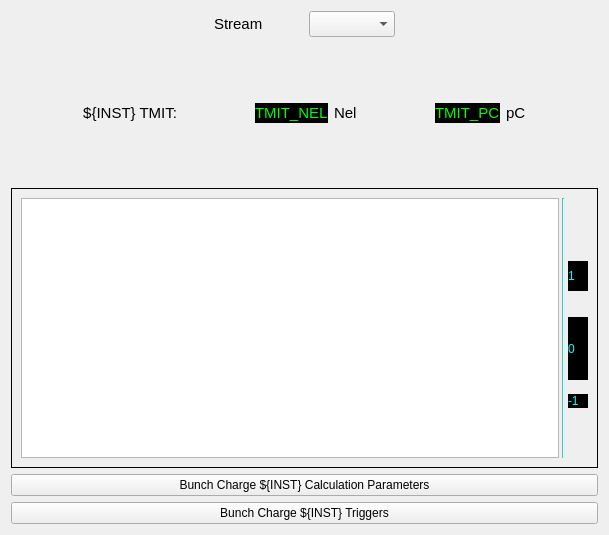
<?xml version="1.0" encoding="UTF-8"?>
<ui version="4.0">
 <class>Form</class>
 <widget class="QWidget" name="Form">
  <property name="geometry">
   <rect>
    <x>0</x>
    <y>0</y>
    <width>609</width>
    <height>535</height>
   </rect>
  </property>
  <property name="windowTitle">
   <string>Bunch Charge ${INST}</string>
  </property>
  <layout class="QVBoxLayout" name="verticalLayout_2" stretch="0,0,0,0,50,0,0">
   <item>
    <layout class="QHBoxLayout" name="horizontalLayout_2">
     <property name="spacing">
      <number>23</number>
     </property>
     <item>
      <spacer name="horizontalSpacer_3">
       <property name="orientation">
        <enum>Qt::Horizontal</enum>
       </property>
       <property name="sizeHint" stdset="0">
        <size>
         <width>40</width>
         <height>20</height>
        </size>
       </property>
      </spacer>
     </item>
     <item>
      <widget class="QLabel" name="label_7">
       <property name="maximumSize">
        <size>
         <width>60</width>
         <height>16777215</height>
        </size>
       </property>
       <property name="font">
        <font>
         <pointsize>11</pointsize>
        </font>
       </property>
       <property name="text">
        <string>Stream</string>
       </property>
      </widget>
     </item>
     <item>
      <widget class="PyDMByteIndicator" name="PyDMByteIndicator">
       <property name="maximumSize">
        <size>
         <width>35</width>
         <height>16777215</height>
        </size>
       </property>
       <property name="toolTip">
        <string/>
       </property>
       <property name="whatsThis">
        <string>
    Widget for graphical representation of bits from an integer number
    with support for Channels and more from PyDM

    Parameters
    ----------
    parent : QWidget
        The parent widget for the Label
    init_channel : str, optional
        The channel to be used by the widget.
    </string>
       </property>
       <property name="channel" stdset="0">
        <string>ca://TORO:${AREA}:${POS}:AutoRearmRBV</string>
       </property>
       <property name="onColor" stdset="0">
        <color>
         <red>0</red>
         <green>170</green>
         <blue>0</blue>
        </color>
       </property>
       <property name="showLabels" stdset="0">
        <bool>false</bool>
       </property>
       <property name="circles" stdset="0">
        <bool>false</bool>
       </property>
       <property name="labels" stdset="0">
        <stringlist>
         <string>off</string>
         <string>on</string>
        </stringlist>
       </property>
      </widget>
     </item>
     <item>
      <widget class="PyDMEnumComboBox" name="PyDMEnumComboBox">
       <property name="font">
        <font>
         <pointsize>11</pointsize>
        </font>
       </property>
       <property name="toolTip">
        <string/>
       </property>
       <property name="whatsThis">
        <string>
    A QComboBox with support for Channels and more from PyDM

    Parameters
    ----------
    parent : QWidget
        The parent widget for the Label
    init_channel : str, optional
        The channel to be used by the widget.

    Signals
    -------
    send_value_signal : int, float, str, bool or np.ndarray
        Emitted when the user changes the value.
    activated : int, str
        Emitted when the user chooses an item in the combobox.
    currentIndexChanged : int, str
        Emitted when the index is changed in the combobox.
    highlighted : int, str
        Emitted when an item in the combobox popup list is highlighted
        by the user.
    </string>
       </property>
       <property name="channel" stdset="0">
        <string>ca://TORO:${AREA}:${POS}:ACCESS</string>
       </property>
      </widget>
     </item>
     <item>
      <spacer name="horizontalSpacer_4">
       <property name="orientation">
        <enum>Qt::Horizontal</enum>
       </property>
       <property name="sizeHint" stdset="0">
        <size>
         <width>40</width>
         <height>20</height>
        </size>
       </property>
      </spacer>
     </item>
    </layout>
   </item>
   <item>
    <spacer name="verticalSpacer_2">
     <property name="orientation">
      <enum>Qt::Vertical</enum>
     </property>
     <property name="sizeHint" stdset="0">
      <size>
       <width>20</width>
       <height>40</height>
      </size>
     </property>
    </spacer>
   </item>
   <item>
    <layout class="QHBoxLayout" name="horizontalLayout">
     <item>
      <spacer name="horizontalSpacer">
       <property name="orientation">
        <enum>Qt::Horizontal</enum>
       </property>
       <property name="sizeHint" stdset="0">
        <size>
         <width>40</width>
         <height>20</height>
        </size>
       </property>
      </spacer>
     </item>
     <item>
      <widget class="QLabel" name="label">
       <property name="font">
        <font>
         <pointsize>11</pointsize>
        </font>
       </property>
       <property name="text">
        <string>${INST} TMIT:</string>
       </property>
       <property name="alignment">
        <set>Qt::AlignRight|Qt::AlignTrailing|Qt::AlignVCenter</set>
       </property>
      </widget>
     </item>
     <item>
      <spacer name="horizontalSpacer_6">
       <property name="orientation">
        <enum>Qt::Horizontal</enum>
       </property>
       <property name="sizeHint" stdset="0">
        <size>
         <width>40</width>
         <height>20</height>
        </size>
       </property>
      </spacer>
     </item>
     <item>
      <widget class="PyDMLabel" name="tmit_nel_lbl">
       <property name="font">
        <font>
         <pointsize>11</pointsize>
        </font>
       </property>
       <property name="toolTip">
        <string/>
       </property>
       <property name="whatsThis">
        <string/>
       </property>
       <property name="styleSheet">
        <string notr="true">background-color: rgb(0, 0, 0);
font: 11pt &quot;Sans Serif&quot;;
color: rgb(0, 255, 0);
border-color: rgb(0, 255, 0);</string>
       </property>
       <property name="text">
        <string>TMIT_NEL</string>
       </property>
       <property name="precision" stdset="0">
        <number>3</number>
       </property>
       <property name="precisionFromPV" stdset="0">
        <bool>false</bool>
       </property>
       <property name="channel" stdset="0">
        <string>ca://TORO:${AREA}:${POS}:${CHAN}:TMIT_NEL</string>
       </property>
       <property name="displayFormat" stdset="0">
        <enum>PyDMLabel::Exponential</enum>
       </property>
      </widget>
     </item>
     <item>
      <widget class="QLabel" name="label_2">
       <property name="font">
        <font>
         <pointsize>11</pointsize>
        </font>
       </property>
       <property name="text">
        <string>Nel</string>
       </property>
      </widget>
     </item>
     <item>
      <spacer name="horizontalSpacer_5">
       <property name="orientation">
        <enum>Qt::Horizontal</enum>
       </property>
       <property name="sizeHint" stdset="0">
        <size>
         <width>40</width>
         <height>20</height>
        </size>
       </property>
      </spacer>
     </item>
     <item>
      <widget class="PyDMLabel" name="tmit_pc_lbl">
       <property name="font">
        <font>
         <pointsize>11</pointsize>
        </font>
       </property>
       <property name="toolTip">
        <string/>
       </property>
       <property name="whatsThis">
        <string/>
       </property>
       <property name="styleSheet">
        <string notr="true">background-color: rgb(0, 0, 0);
font: 11pt &quot;Sans Serif&quot;;
color: rgb(0, 255, 0);
border-color: rgb(0, 255, 0);</string>
       </property>
       <property name="text">
        <string>TMIT_PC</string>
       </property>
       <property name="precision" stdset="0">
        <number>3</number>
       </property>
       <property name="precisionFromPV" stdset="0">
        <bool>false</bool>
       </property>
       <property name="channel" stdset="0">
        <string>ca://TORO:${AREA}:${POS}:${CHAN}:TMIT_PC</string>
       </property>
       <property name="displayFormat" stdset="0">
        <enum>PyDMLabel::Default</enum>
       </property>
      </widget>
     </item>
     <item>
      <widget class="QLabel" name="label_4">
       <property name="font">
        <font>
         <pointsize>11</pointsize>
        </font>
       </property>
       <property name="text">
        <string>pC</string>
       </property>
      </widget>
     </item>
     <item>
      <spacer name="horizontalSpacer_2">
       <property name="orientation">
        <enum>Qt::Horizontal</enum>
       </property>
       <property name="sizeHint" stdset="0">
        <size>
         <width>40</width>
         <height>20</height>
        </size>
       </property>
      </spacer>
     </item>
    </layout>
   </item>
   <item>
    <spacer name="verticalSpacer">
     <property name="orientation">
      <enum>Qt::Vertical</enum>
     </property>
     <property name="sizeHint" stdset="0">
      <size>
       <width>20</width>
       <height>40</height>
      </size>
     </property>
    </spacer>
   </item>
   <item>
    <layout class="QVBoxLayout" name="verticalLayout" stretch="0">
     <item>
      <widget class="QFrame" name="frame_19">
       <property name="sizePolicy">
        <sizepolicy hsizetype="Expanding" vsizetype="Expanding">
         <horstretch>0</horstretch>
         <verstretch>0</verstretch>
        </sizepolicy>
       </property>
       <property name="maximumSize">
        <size>
         <width>16777215</width>
         <height>280</height>
        </size>
       </property>
       <property name="palette">
        <palette>
         <active>
          <colorrole role="Button">
           <brush brushstyle="SolidPattern">
            <color alpha="255">
             <red>0</red>
             <green>0</green>
             <blue>0</blue>
            </color>
           </brush>
          </colorrole>
          <colorrole role="Base">
           <brush brushstyle="SolidPattern">
            <color alpha="255">
             <red>0</red>
             <green>0</green>
             <blue>0</blue>
            </color>
           </brush>
          </colorrole>
          <colorrole role="Window">
           <brush brushstyle="SolidPattern">
            <color alpha="255">
             <red>0</red>
             <green>0</green>
             <blue>0</blue>
            </color>
           </brush>
          </colorrole>
         </active>
         <inactive>
          <colorrole role="Button">
           <brush brushstyle="SolidPattern">
            <color alpha="255">
             <red>0</red>
             <green>0</green>
             <blue>0</blue>
            </color>
           </brush>
          </colorrole>
          <colorrole role="Base">
           <brush brushstyle="SolidPattern">
            <color alpha="255">
             <red>0</red>
             <green>0</green>
             <blue>0</blue>
            </color>
           </brush>
          </colorrole>
          <colorrole role="Window">
           <brush brushstyle="SolidPattern">
            <color alpha="255">
             <red>0</red>
             <green>0</green>
             <blue>0</blue>
            </color>
           </brush>
          </colorrole>
         </inactive>
         <disabled>
          <colorrole role="Button">
           <brush brushstyle="SolidPattern">
            <color alpha="255">
             <red>0</red>
             <green>0</green>
             <blue>0</blue>
            </color>
           </brush>
          </colorrole>
          <colorrole role="Base">
           <brush brushstyle="SolidPattern">
            <color alpha="255">
             <red>0</red>
             <green>0</green>
             <blue>0</blue>
            </color>
           </brush>
          </colorrole>
          <colorrole role="Window">
           <brush brushstyle="SolidPattern">
            <color alpha="255">
             <red>0</red>
             <green>0</green>
             <blue>0</blue>
            </color>
           </brush>
          </colorrole>
         </disabled>
        </palette>
       </property>
       <property name="autoFillBackground">
        <bool>false</bool>
       </property>
       <property name="styleSheet">
        <string notr="true">QFrame .frame_19 {
    background-color: rgb(0, 0, 0);
}</string>
       </property>
       <property name="frameShape">
        <enum>QFrame::StyledPanel</enum>
       </property>
       <property name="frameShadow">
        <enum>QFrame::Raised</enum>
       </property>
       <layout class="QHBoxLayout" name="horizontalLayout_11">
        <item>
         <layout class="QHBoxLayout" name="horizontalLayout_8">
          <property name="spacing">
           <number>3</number>
          </property>
          <item>
           <widget class="PyDMWaveformPlot" name="wfpRawPlusWeight">
            <property name="toolTip">
             <string/>
            </property>
            <property name="whatsThis">
             <string>
    PyDMWaveformPlot is a widget to plot one or more waveforms.

    Each curve can plot either a Y-axis waveform vs. its indices,
    or a Y-axis waveform against an X-axis waveform.

    Parameters
    ----------
    parent : optional
        The parent of this widget.
    init_x_channels: optional
        init_x_channels can be a string with the address for a channel,
        or a list of strings, each containing an address for a channel.
        If not specified, y-axis waveforms will be plotted against their
        indices. If a list is specified for both init_x_channels and
        init_y_channels, they both must have the same length.
        If a single x channel was specified, and a list of y channels are
        specified, all y channels will be plotted against the same x channel.
    init_y_channels: optional
        init_y_channels can be a string with the address for a channel,
        or a list of strings, each containing an address for a channel.
        If a list is specified for both init_x_channels and init_y_channels,
        they both must have the same length.
        If a single x channel was specified, and a list of y channels are
        specified, all y channels will be plotted against the same x channel.
    background: optional
        The background color for the plot.  Accepts any arguments that
        pyqtgraph.mkColor will accept.
    </string>
            </property>
            <property name="title" stdset="0">
             <string>${INST} Raw + Weight Function</string>
            </property>
            <property name="curves">
             <stringlist>
              <string>{&quot;y_channel&quot;: &quot;ca://TORO:${AREA}:${POS}:RWF_U16.VALA&quot;, &quot;x_channel&quot;: &quot;ca://TORO:${AREA}:${POS}:SAMP_TIME.VALA&quot;, &quot;name&quot;: &quot;${INST} Raw Waveform&quot;, &quot;color&quot;: &quot;white&quot;, &quot;lineStyle&quot;: 1, &quot;lineWidth&quot;: 1, &quot;symbol&quot;: null, &quot;symbolSize&quot;: 10, &quot;redraw_mode&quot;: 2}</string>
              <string>{&quot;y_channel&quot;: &quot;ca://TORO:${AREA}:${POS}:SCL_VWF.AVAL&quot;, &quot;x_channel&quot;: &quot;ca://TORO:${AREA}:${POS}:SAMP_TIME.VALA&quot;, &quot;name&quot;: &quot;${INST}A Weight Function&quot;, &quot;color&quot;: &quot;cyan&quot;, &quot;lineStyle&quot;: 2, &quot;lineWidth&quot;: 1, &quot;symbol&quot;: null, &quot;symbolSize&quot;: 10, &quot;redraw_mode&quot;: 2}</string>
             </stringlist>
            </property>
            <property name="autoRangeX">
             <bool>false</bool>
            </property>
            <property name="maxXRange">
             <double>1458.000000000000000</double>
            </property>
           </widget>
          </item>
          <item>
           <widget class="Line" name="line_2">
            <property name="palette">
             <palette>
              <active>
               <colorrole role="Button">
                <brush brushstyle="SolidPattern">
                 <color alpha="255">
                  <red>180</red>
                  <green>255</green>
                  <blue>255</blue>
                 </color>
                </brush>
               </colorrole>
               <colorrole role="Base">
                <brush brushstyle="SolidPattern">
                 <color alpha="255">
                  <red>180</red>
                  <green>255</green>
                  <blue>255</blue>
                 </color>
                </brush>
               </colorrole>
               <colorrole role="Window">
                <brush brushstyle="SolidPattern">
                 <color alpha="255">
                  <red>180</red>
                  <green>255</green>
                  <blue>255</blue>
                 </color>
                </brush>
               </colorrole>
              </active>
              <inactive>
               <colorrole role="Button">
                <brush brushstyle="SolidPattern">
                 <color alpha="255">
                  <red>180</red>
                  <green>255</green>
                  <blue>255</blue>
                 </color>
                </brush>
               </colorrole>
               <colorrole role="Base">
                <brush brushstyle="SolidPattern">
                 <color alpha="255">
                  <red>180</red>
                  <green>255</green>
                  <blue>255</blue>
                 </color>
                </brush>
               </colorrole>
               <colorrole role="Window">
                <brush brushstyle="SolidPattern">
                 <color alpha="255">
                  <red>180</red>
                  <green>255</green>
                  <blue>255</blue>
                 </color>
                </brush>
               </colorrole>
              </inactive>
              <disabled>
               <colorrole role="Button">
                <brush brushstyle="SolidPattern">
                 <color alpha="255">
                  <red>180</red>
                  <green>255</green>
                  <blue>255</blue>
                 </color>
                </brush>
               </colorrole>
               <colorrole role="Base">
                <brush brushstyle="SolidPattern">
                 <color alpha="255">
                  <red>180</red>
                  <green>255</green>
                  <blue>255</blue>
                 </color>
                </brush>
               </colorrole>
               <colorrole role="Window">
                <brush brushstyle="SolidPattern">
                 <color alpha="255">
                  <red>180</red>
                  <green>255</green>
                  <blue>255</blue>
                 </color>
                </brush>
               </colorrole>
              </disabled>
             </palette>
            </property>
            <property name="styleSheet">
             <string notr="true">background-color: rgb(180, 255, 255);</string>
            </property>
            <property name="lineWidth">
             <number>1</number>
            </property>
            <property name="orientation">
             <enum>Qt::Vertical</enum>
            </property>
           </widget>
          </item>
          <item>
           <layout class="QVBoxLayout" name="verticalLayout_5">
            <property name="spacing">
             <number>0</number>
            </property>
            <item>
             <spacer name="verticalSpacer_8">
              <property name="orientation">
               <enum>Qt::Vertical</enum>
              </property>
              <property name="sizeHint" stdset="0">
               <size>
                <width>20</width>
                <height>40</height>
               </size>
              </property>
             </spacer>
            </item>
            <item>
             <spacer name="verticalSpacer_3">
              <property name="orientation">
               <enum>Qt::Vertical</enum>
              </property>
              <property name="sizeType">
               <enum>QSizePolicy::Fixed</enum>
              </property>
              <property name="sizeHint" stdset="0">
               <size>
                <width>20</width>
                <height>40</height>
               </size>
              </property>
             </spacer>
            </item>
            <item>
             <widget class="QLabel" name="label_17">
              <property name="minimumSize">
               <size>
                <width>0</width>
                <height>30</height>
               </size>
              </property>
              <property name="maximumSize">
               <size>
                <width>16777215</width>
                <height>30</height>
               </size>
              </property>
              <property name="palette">
               <palette>
                <active>
                 <colorrole role="WindowText">
                  <brush brushstyle="SolidPattern">
                   <color alpha="255">
                    <red>0</red>
                    <green>255</green>
                    <blue>255</blue>
                   </color>
                  </brush>
                 </colorrole>
                 <colorrole role="Button">
                  <brush brushstyle="SolidPattern">
                   <color alpha="255">
                    <red>0</red>
                    <green>0</green>
                    <blue>0</blue>
                   </color>
                  </brush>
                 </colorrole>
                 <colorrole role="Base">
                  <brush brushstyle="SolidPattern">
                   <color alpha="255">
                    <red>0</red>
                    <green>0</green>
                    <blue>0</blue>
                   </color>
                  </brush>
                 </colorrole>
                 <colorrole role="Window">
                  <brush brushstyle="SolidPattern">
                   <color alpha="255">
                    <red>0</red>
                    <green>0</green>
                    <blue>0</blue>
                   </color>
                  </brush>
                 </colorrole>
                </active>
                <inactive>
                 <colorrole role="WindowText">
                  <brush brushstyle="SolidPattern">
                   <color alpha="255">
                    <red>0</red>
                    <green>255</green>
                    <blue>255</blue>
                   </color>
                  </brush>
                 </colorrole>
                 <colorrole role="Button">
                  <brush brushstyle="SolidPattern">
                   <color alpha="255">
                    <red>0</red>
                    <green>0</green>
                    <blue>0</blue>
                   </color>
                  </brush>
                 </colorrole>
                 <colorrole role="Base">
                  <brush brushstyle="SolidPattern">
                   <color alpha="255">
                    <red>0</red>
                    <green>0</green>
                    <blue>0</blue>
                   </color>
                  </brush>
                 </colorrole>
                 <colorrole role="Window">
                  <brush brushstyle="SolidPattern">
                   <color alpha="255">
                    <red>0</red>
                    <green>0</green>
                    <blue>0</blue>
                   </color>
                  </brush>
                 </colorrole>
                </inactive>
                <disabled>
                 <colorrole role="WindowText">
                  <brush brushstyle="SolidPattern">
                   <color alpha="255">
                    <red>190</red>
                    <green>190</green>
                    <blue>190</blue>
                   </color>
                  </brush>
                 </colorrole>
                 <colorrole role="Button">
                  <brush brushstyle="SolidPattern">
                   <color alpha="255">
                    <red>0</red>
                    <green>0</green>
                    <blue>0</blue>
                   </color>
                  </brush>
                 </colorrole>
                 <colorrole role="Base">
                  <brush brushstyle="SolidPattern">
                   <color alpha="255">
                    <red>0</red>
                    <green>0</green>
                    <blue>0</blue>
                   </color>
                  </brush>
                 </colorrole>
                 <colorrole role="Window">
                  <brush brushstyle="SolidPattern">
                   <color alpha="255">
                    <red>0</red>
                    <green>0</green>
                    <blue>0</blue>
                   </color>
                  </brush>
                 </colorrole>
                </disabled>
               </palette>
              </property>
              <property name="toolTip">
               <string/>
              </property>
              <property name="statusTip">
               <string/>
              </property>
              <property name="styleSheet">
               <string notr="true">background-color: rgb(0, 0, 0);</string>
              </property>
              <property name="lineWidth">
               <number>0</number>
              </property>
              <property name="text">
               <string>1</string>
              </property>
             </widget>
            </item>
            <item>
             <spacer name="verticalSpacer_5">
              <property name="orientation">
               <enum>Qt::Vertical</enum>
              </property>
              <property name="sizeType">
               <enum>QSizePolicy::MinimumExpanding</enum>
              </property>
              <property name="sizeHint" stdset="0">
               <size>
                <width>20</width>
                <height>20</height>
               </size>
              </property>
             </spacer>
            </item>
            <item>
             <widget class="QLabel" name="label_18">
              <property name="minimumSize">
               <size>
                <width>0</width>
                <height>63</height>
               </size>
              </property>
              <property name="maximumSize">
               <size>
                <width>16777215</width>
                <height>50</height>
               </size>
              </property>
              <property name="palette">
               <palette>
                <active>
                 <colorrole role="WindowText">
                  <brush brushstyle="SolidPattern">
                   <color alpha="255">
                    <red>0</red>
                    <green>255</green>
                    <blue>255</blue>
                   </color>
                  </brush>
                 </colorrole>
                 <colorrole role="Button">
                  <brush brushstyle="SolidPattern">
                   <color alpha="255">
                    <red>0</red>
                    <green>0</green>
                    <blue>0</blue>
                   </color>
                  </brush>
                 </colorrole>
                 <colorrole role="Base">
                  <brush brushstyle="SolidPattern">
                   <color alpha="255">
                    <red>0</red>
                    <green>0</green>
                    <blue>0</blue>
                   </color>
                  </brush>
                 </colorrole>
                 <colorrole role="Window">
                  <brush brushstyle="SolidPattern">
                   <color alpha="255">
                    <red>0</red>
                    <green>0</green>
                    <blue>0</blue>
                   </color>
                  </brush>
                 </colorrole>
                </active>
                <inactive>
                 <colorrole role="WindowText">
                  <brush brushstyle="SolidPattern">
                   <color alpha="255">
                    <red>0</red>
                    <green>255</green>
                    <blue>255</blue>
                   </color>
                  </brush>
                 </colorrole>
                 <colorrole role="Button">
                  <brush brushstyle="SolidPattern">
                   <color alpha="255">
                    <red>0</red>
                    <green>0</green>
                    <blue>0</blue>
                   </color>
                  </brush>
                 </colorrole>
                 <colorrole role="Base">
                  <brush brushstyle="SolidPattern">
                   <color alpha="255">
                    <red>0</red>
                    <green>0</green>
                    <blue>0</blue>
                   </color>
                  </brush>
                 </colorrole>
                 <colorrole role="Window">
                  <brush brushstyle="SolidPattern">
                   <color alpha="255">
                    <red>0</red>
                    <green>0</green>
                    <blue>0</blue>
                   </color>
                  </brush>
                 </colorrole>
                </inactive>
                <disabled>
                 <colorrole role="WindowText">
                  <brush brushstyle="SolidPattern">
                   <color alpha="255">
                    <red>190</red>
                    <green>190</green>
                    <blue>190</blue>
                   </color>
                  </brush>
                 </colorrole>
                 <colorrole role="Button">
                  <brush brushstyle="SolidPattern">
                   <color alpha="255">
                    <red>0</red>
                    <green>0</green>
                    <blue>0</blue>
                   </color>
                  </brush>
                 </colorrole>
                 <colorrole role="Base">
                  <brush brushstyle="SolidPattern">
                   <color alpha="255">
                    <red>0</red>
                    <green>0</green>
                    <blue>0</blue>
                   </color>
                  </brush>
                 </colorrole>
                 <colorrole role="Window">
                  <brush brushstyle="SolidPattern">
                   <color alpha="255">
                    <red>0</red>
                    <green>0</green>
                    <blue>0</blue>
                   </color>
                  </brush>
                 </colorrole>
                </disabled>
               </palette>
              </property>
              <property name="toolTip">
               <string>Weight function scale</string>
              </property>
              <property name="whatsThis">
               <string/>
              </property>
              <property name="styleSheet">
               <string notr="true">background-color: rgb(0, 0, 0);</string>
              </property>
              <property name="text">
               <string>0</string>
              </property>
             </widget>
            </item>
            <item>
             <spacer name="verticalSpacer_6">
              <property name="orientation">
               <enum>Qt::Vertical</enum>
              </property>
              <property name="sizeType">
               <enum>QSizePolicy::MinimumExpanding</enum>
              </property>
              <property name="sizeHint" stdset="0">
               <size>
                <width>20</width>
                <height>20</height>
               </size>
              </property>
             </spacer>
            </item>
            <item>
             <widget class="QLabel" name="label_19">
              <property name="minimumSize">
               <size>
                <width>0</width>
                <height>0</height>
               </size>
              </property>
              <property name="palette">
               <palette>
                <active>
                 <colorrole role="WindowText">
                  <brush brushstyle="SolidPattern">
                   <color alpha="255">
                    <red>0</red>
                    <green>255</green>
                    <blue>255</blue>
                   </color>
                  </brush>
                 </colorrole>
                 <colorrole role="Button">
                  <brush brushstyle="SolidPattern">
                   <color alpha="255">
                    <red>0</red>
                    <green>0</green>
                    <blue>0</blue>
                   </color>
                  </brush>
                 </colorrole>
                 <colorrole role="Base">
                  <brush brushstyle="SolidPattern">
                   <color alpha="255">
                    <red>0</red>
                    <green>0</green>
                    <blue>0</blue>
                   </color>
                  </brush>
                 </colorrole>
                 <colorrole role="Window">
                  <brush brushstyle="SolidPattern">
                   <color alpha="255">
                    <red>0</red>
                    <green>0</green>
                    <blue>0</blue>
                   </color>
                  </brush>
                 </colorrole>
                </active>
                <inactive>
                 <colorrole role="WindowText">
                  <brush brushstyle="SolidPattern">
                   <color alpha="255">
                    <red>0</red>
                    <green>255</green>
                    <blue>255</blue>
                   </color>
                  </brush>
                 </colorrole>
                 <colorrole role="Button">
                  <brush brushstyle="SolidPattern">
                   <color alpha="255">
                    <red>0</red>
                    <green>0</green>
                    <blue>0</blue>
                   </color>
                  </brush>
                 </colorrole>
                 <colorrole role="Base">
                  <brush brushstyle="SolidPattern">
                   <color alpha="255">
                    <red>0</red>
                    <green>0</green>
                    <blue>0</blue>
                   </color>
                  </brush>
                 </colorrole>
                 <colorrole role="Window">
                  <brush brushstyle="SolidPattern">
                   <color alpha="255">
                    <red>0</red>
                    <green>0</green>
                    <blue>0</blue>
                   </color>
                  </brush>
                 </colorrole>
                </inactive>
                <disabled>
                 <colorrole role="WindowText">
                  <brush brushstyle="SolidPattern">
                   <color alpha="255">
                    <red>190</red>
                    <green>190</green>
                    <blue>190</blue>
                   </color>
                  </brush>
                 </colorrole>
                 <colorrole role="Button">
                  <brush brushstyle="SolidPattern">
                   <color alpha="255">
                    <red>0</red>
                    <green>0</green>
                    <blue>0</blue>
                   </color>
                  </brush>
                 </colorrole>
                 <colorrole role="Base">
                  <brush brushstyle="SolidPattern">
                   <color alpha="255">
                    <red>0</red>
                    <green>0</green>
                    <blue>0</blue>
                   </color>
                  </brush>
                 </colorrole>
                 <colorrole role="Window">
                  <brush brushstyle="SolidPattern">
                   <color alpha="255">
                    <red>0</red>
                    <green>0</green>
                    <blue>0</blue>
                   </color>
                  </brush>
                 </colorrole>
                </disabled>
               </palette>
              </property>
              <property name="styleSheet">
               <string notr="true">background-color: rgb(0, 0, 0);</string>
              </property>
              <property name="text">
               <string>-1</string>
              </property>
             </widget>
            </item>
            <item>
             <spacer name="verticalSpacer_7">
              <property name="orientation">
               <enum>Qt::Vertical</enum>
              </property>
              <property name="sizeType">
               <enum>QSizePolicy::Fixed</enum>
              </property>
              <property name="sizeHint" stdset="0">
               <size>
                <width>20</width>
                <height>50</height>
               </size>
              </property>
             </spacer>
            </item>
           </layout>
          </item>
         </layout>
        </item>
       </layout>
      </widget>
     </item>
    </layout>
   </item>
   <item>
    <widget class="PyDMRelatedDisplayButton" name="PyDMRelatedDisplayButton">
     <property name="toolTip">
      <string/>
     </property>
     <property name="whatsThis">
      <string>
    A QPushButton capable of opening a new Display at the same of at a
    new window.

    Parameters
    ----------
    init_channel : str, optional
        The channel to be used by the widget.

    filename : str, optional
        The file to be opened
    </string>
     </property>
     <property name="text">
      <string>Bunch Charge ${INST} Calculation Parameters</string>
     </property>
     <property name="displayFilename" stdset="0">
      <string>bcm_equation_params.ui</string>
     </property>
     <property name="macros" stdset="0">
      <stringlist>
       <string>{&quot;AREA&quot;:&quot;${AREA}&quot;,&quot;POS&quot;:&quot;${POS}&quot;,&quot;SENS_NAME&quot;:&quot;${SENS_NAME}&quot;}</string>
      </stringlist>
     </property>
     <property name="openInNewWindow" stdset="0">
      <bool>true</bool>
     </property>
    </widget>
   </item>
   <item>
    <widget class="PyDMRelatedDisplayButton" name="PyDMRelatedDisplayButton_2">
     <property name="toolTip">
      <string/>
     </property>
     <property name="whatsThis">
      <string>
    A QPushButton capable of opening a new Display at the same of at a
    new window.

    Parameters
    ----------
    init_channel : str, optional
        The channel to be used by the widget.

    filename : str, optional
        The file to be opened
    </string>
     </property>
     <property name="text">
      <string>Bunch Charge ${INST} Triggers</string>
     </property>
     <property name="displayFilename" stdset="0">
      <string>bcm_triggers.ui</string>
     </property>
     <property name="macros" stdset="0">
      <stringlist>
       <string>{&quot;PREFIX&quot;:&quot;${AREA}:${UNIT}:0&quot;}</string>
      </stringlist>
     </property>
     <property name="openInNewWindow" stdset="0">
      <bool>true</bool>
     </property>
    </widget>
   </item>
  </layout>
 </widget>
 <customwidgets>
  <customwidget>
   <class>PyDMLabel</class>
   <extends>QLabel</extends>
   <header>pydm.widgets.label</header>
  </customwidget>
  <customwidget>
   <class>PyDMWaveformPlot</class>
   <extends>QGraphicsView</extends>
   <header>pydm.widgets.waveformplot</header>
  </customwidget>
  <customwidget>
   <class>PyDMByteIndicator</class>
   <extends>QWidget</extends>
   <header>pydm.widgets.byte</header>
  </customwidget>
  <customwidget>
   <class>PyDMRelatedDisplayButton</class>
   <extends>QPushButton</extends>
   <header>pydm.widgets.related_display_button</header>
  </customwidget>
  <customwidget>
   <class>PyDMEnumComboBox</class>
   <extends>QComboBox</extends>
   <header>pydm.widgets.enum_combo_box</header>
  </customwidget>
 </customwidgets>
 <resources/>
 <connections/>
</ui>
